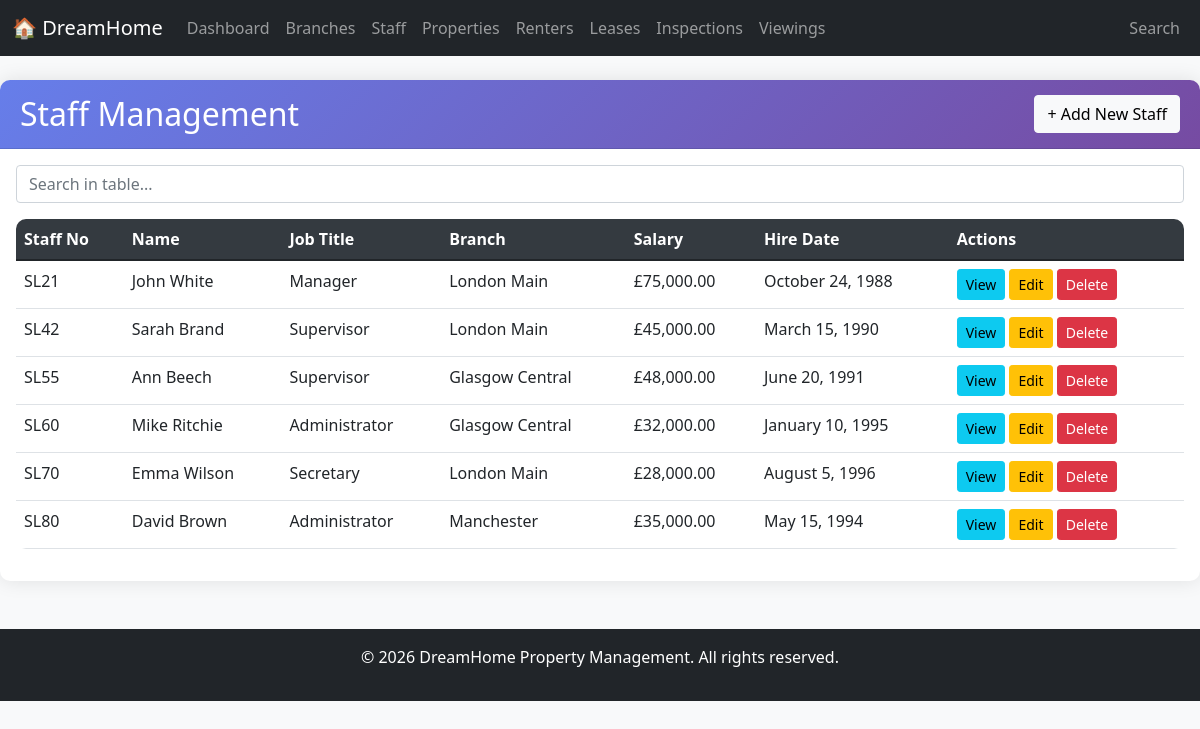
The app's page /pages/staff/index.php with its own data.
### tables this page shows
CREATE TABLE Staff (
    StaffNo VARCHAR(10) PRIMARY KEY,
    FName VARCHAR(50) NOT NULL,
    LName VARCHAR(50) NOT NULL,
    Address VARCHAR(200),
    Phone VARCHAR(20),
    Email VARCHAR(100),
    Gender CHAR(1),
    BirthDate DATE,
    NationalID VARCHAR(20),
    JobTitle VARCHAR(50) NOT NULL,
    Salary DECIMAL(10,2) NOT NULL,
    HireDate DATE NOT NULL,
    BranchNo VARCHAR(10) NOT NULL,
    CONSTRAINT chk_salary CHECK (Salary > 0),
    FOREIGN KEY (BranchNo) REFERENCES Branch(BranchNo)
        ON UPDATE CASCADE ON DELETE RESTRICT
);

CREATE TABLE Branch (
    BranchNo VARCHAR(10) PRIMARY KEY,
    BranchName VARCHAR(100) NOT NULL,
    Street VARCHAR(100),
    Area VARCHAR(100),
    City VARCHAR(100) NOT NULL,
    PostCode VARCHAR(20),
    ContactNo VARCHAR(20),
    Email VARCHAR(100)
);

### config/database.php (called while the page is built, shortened)
<?php
function formatDate($dateString) {
    $timestamp = strtotime($dateString);
    return date('F j, Y', $timestamp);
}
function formatMoney($amount) {
    return '£' . number_format((float)$amount, 2);
}
?>

### pages/staff/index.php (the view, shortened to what this page needs)
<?php
include '../../includes/header.php';
$database = new Database();
$db = $database->getConnection();
$sql = "SELECT s.*, b.BranchName as branch_name
        FROM Staff s
        LEFT JOIN Branch b ON s.BranchNo = b.BranchNo
        ORDER BY s.StaffNo";
$stmt = $db->prepare($sql);
$stmt->execute();
$staff = $stmt->fetchAll(PDO::FETCH_ASSOC);
?>
<div class="card">
    <div class="card-header d-flex justify-content-between align-items-center">
        <h2 class="mb-0">Staff Management</h2>
        <button class="btn btn-light" onclick="location.href='add.php'">+ Add New Staff</button>
    </div>
    <div class="card-body">
        <div class="table-responsive">
            <table class="table table-hover">
                <thead>
                    <tr>
                        <th>Staff No</th>
                        <th>Name</th>
                        <th>Job Title</th>
                        <th>Branch</th>
                        <th>Salary</th>
                        <th>Hire Date</th>
                        <th>Actions</th>
                    </thead>
                <tbody>
                    <?php foreach ($staff as $member): ?>
                    <tr>
                        <td><?php echo $member['StaffNo']; ?></td>
                        <td><?php echo $member['FName'] . ' ' . $member['LName']; ?></td>
                        <td><?php echo $member['JobTitle']; ?></td>
                        <td><?php echo $member['branch_name']; ?></td>
                        <td><?php echo formatMoney($member['Salary']); ?></td>
                        <td><?php echo formatDate($member['HireDate']); ?></td>
                        <td>
                            <button class="btn btn-sm btn-info" onclick="location.href='view.php?staff_no=<?php echo $member['StaffNo']; ?>'">View</button>
                            <button class="btn btn-sm btn-warning" onclick="location.href='edit.php?staff_no=<?php echo $member['StaffNo']; ?>'">Edit</button>
                            <button class="btn btn-sm btn-danger" onclick="if(confirm('Delete this staff member?')) location.href='index.php?delete=<?php echo $member['StaffNo']; ?>'">Delete</button>
                        </td>
                    </tr>
                    <?php endforeach; ?>
                </tbody>
            </table>
        </div>
    </div>
</div>
<?php include '../../includes/footer.php'; ?>

### css/style.css (style rules this page uses)
body { background-color: #f8f9fa; font-family: 'Segoe UI', Tahoma, Geneva, Verdana, sans-serif; }
.card { border: none; border-radius: 10px; box-shadow: 0 0 20px rgba(0,0,0,0.1); margin-bottom: 20px; }
.card-header { background: linear-gradient(135deg, #667eea 0%, #764ba2 100%); color: white; border-radius: 10px 10px 0 0 !important; padding: 15px 20px; }
.table { background-color: white; border-radius: 10px; overflow: hidden; }
.table thead { background-color: #343a40; color: white; }

### records on screen
staff: StaffNo "SL21", FName "John", LName "White", JobTitle "Manager", BranchNo.BranchName "London Main", Salary "£75,000.00", HireDate "October 24, 1988"
staff: StaffNo "SL42", FName "Sarah", LName "Brand", JobTitle "Supervisor", BranchNo.BranchName "London Main", Salary "£45,000.00", HireDate "March 15, 1990"
staff: StaffNo "SL55", FName "Ann", LName "Beech", JobTitle "Supervisor", BranchNo.BranchName "Glasgow Central", Salary "£48,000.00", HireDate "June 20, 1991"
staff: StaffNo "SL60", FName "Mike", LName "Ritchie", JobTitle "Administrator", BranchNo.BranchName "Glasgow Central", Salary "£32,000.00", HireDate "January 10, 1995"
staff: StaffNo "SL70", FName "Emma", LName "Wilson", JobTitle "Secretary", BranchNo.BranchName "London Main", Salary "£28,000.00", HireDate "August 5, 1996"
staff: StaffNo "SL80", FName "David", LName "Brown", JobTitle "Administrator", BranchNo.BranchName "Manchester", Salary "£35,000.00", HireDate "May 15, 1994"
